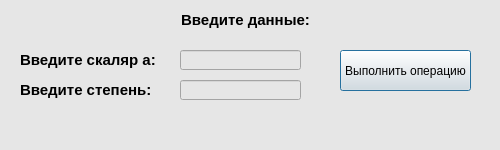
<?xml version="1.0" encoding="UTF-8"?>
<ui version="4.0">
 <class>Dialog</class>
 <widget class="QDialog" name="Dialog">
  <property name="geometry">
   <rect>
    <x>0</x>
    <y>0</y>
    <width>500</width>
    <height>150</height>
   </rect>
  </property>
  <property name="minimumSize">
   <size>
    <width>500</width>
    <height>150</height>
   </size>
  </property>
  <property name="maximumSize">
   <size>
    <width>500</width>
    <height>150</height>
   </size>
  </property>
  <property name="windowTitle">
   <string>Ошибка</string>
  </property>
  <property name="styleSheet">
   <string notr="true">background-color: rgb(230, 230, 230);</string>
  </property>
  <widget class="QLabel" name="title_A_3">
   <property name="geometry">
    <rect>
     <x>20</x>
     <y>10</y>
     <width>451</width>
     <height>20</height>
    </rect>
   </property>
   <property name="font">
    <font>
     <family>MS Shell Dlg 2</family>
     <pointsize>11</pointsize>
     <weight>75</weight>
     <bold>true</bold>
    </font>
   </property>
   <property name="text">
    <string>&lt;html&gt;&lt;head/&gt;&lt;body&gt;&lt;p align=&quot;center&quot;&gt;Введите данные:&lt;/p&gt;&lt;/body&gt;&lt;/html&gt;</string>
   </property>
  </widget>
  <widget class="QLabel" name="title_A_6">
   <property name="geometry">
    <rect>
     <x>20</x>
     <y>50</y>
     <width>151</width>
     <height>20</height>
    </rect>
   </property>
   <property name="font">
    <font>
     <family>MS Shell Dlg 2</family>
     <pointsize>11</pointsize>
     <weight>75</weight>
     <bold>true</bold>
    </font>
   </property>
   <property name="text">
    <string>Введите скаляр a:</string>
   </property>
  </widget>
  <widget class="QLineEdit" name="scalar">
   <property name="geometry">
    <rect>
     <x>180</x>
     <y>50</y>
     <width>121</width>
     <height>20</height>
    </rect>
   </property>
  </widget>
  <widget class="QPushButton" name="pushButton_2">
   <property name="geometry">
    <rect>
     <x>340</x>
     <y>50</y>
     <width>131</width>
     <height>41</height>
    </rect>
   </property>
   <property name="text">
    <string>Выполнить операцию</string>
   </property>
  </widget>
  <widget class="QLineEdit" name="scalar_2">
   <property name="geometry">
    <rect>
     <x>180</x>
     <y>80</y>
     <width>121</width>
     <height>20</height>
    </rect>
   </property>
  </widget>
  <widget class="QLabel" name="title_A_7">
   <property name="geometry">
    <rect>
     <x>20</x>
     <y>80</y>
     <width>151</width>
     <height>20</height>
    </rect>
   </property>
   <property name="font">
    <font>
     <family>MS Shell Dlg 2</family>
     <pointsize>11</pointsize>
     <weight>75</weight>
     <bold>true</bold>
    </font>
   </property>
   <property name="text">
    <string>Введите степень:</string>
   </property>
  </widget>
 </widget>
 <resources/>
 <connections/>
</ui>
